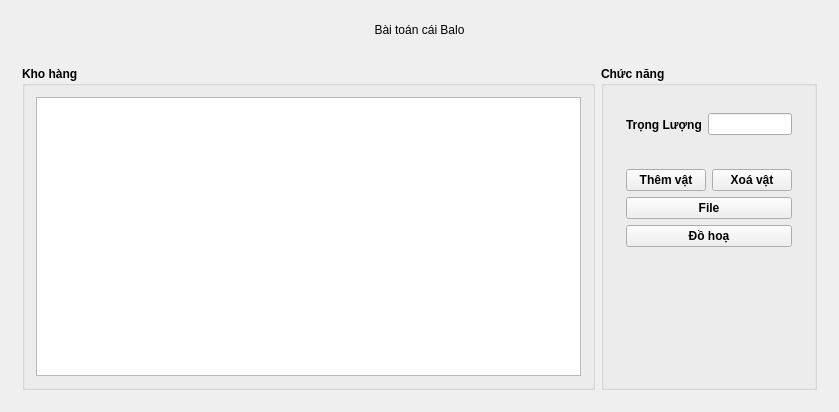
<?xml version="1.0" encoding="UTF-8"?>
<ui version="4.0">
 <class>MainWindow</class>
 <widget class="QMainWindow" name="MainWindow">
  <property name="geometry">
   <rect>
    <x>0</x>
    <y>0</y>
    <width>839</width>
    <height>412</height>
   </rect>
  </property>
  <property name="minimumSize">
   <size>
    <width>743</width>
    <height>412</height>
   </size>
  </property>
  <property name="maximumSize">
   <size>
    <width>16777215</width>
    <height>16777215</height>
   </size>
  </property>
  <property name="windowTitle">
   <string>Bài toán cái Balo</string>
  </property>
  <widget class="QWidget" name="centralWidget">
   <property name="maximumSize">
    <size>
     <width>16777215</width>
     <height>16777215</height>
    </size>
   </property>
   <layout class="QVBoxLayout" name="verticalLayout_2">
    <item>
     <widget class="graphic" name="widget" native="true">
      <property name="enabled">
       <bool>true</bool>
      </property>
      <property name="sizePolicy">
       <sizepolicy hsizetype="Preferred" vsizetype="Preferred">
        <horstretch>0</horstretch>
        <verstretch>1</verstretch>
       </sizepolicy>
      </property>
      <property name="autoFillBackground">
       <bool>true</bool>
      </property>
      <layout class="QHBoxLayout" name="horizontalLayout_3">
       <item>
        <widget class="QLabel" name="tieude">
         <property name="lineWidth">
          <number>1</number>
         </property>
         <property name="midLineWidth">
          <number>1</number>
         </property>
         <property name="text">
          <string>Bài toán cái Balo</string>
         </property>
         <property name="textFormat">
          <enum>Qt::AutoText</enum>
         </property>
         <property name="scaledContents">
          <bool>false</bool>
         </property>
         <property name="alignment">
          <set>Qt::AlignCenter</set>
         </property>
         <property name="wordWrap">
          <bool>false</bool>
         </property>
        </widget>
       </item>
      </layout>
     </widget>
    </item>
    <item>
     <widget class="QWidget" name="widget_2" native="true">
      <property name="sizePolicy">
       <sizepolicy hsizetype="Preferred" vsizetype="Preferred">
        <horstretch>0</horstretch>
        <verstretch>9</verstretch>
       </sizepolicy>
      </property>
      <layout class="QHBoxLayout" name="horizontalLayout">
       <item>
        <widget class="QGroupBox" name="groupBox_2">
         <property name="sizePolicy">
          <sizepolicy hsizetype="Preferred" vsizetype="Preferred">
           <horstretch>4</horstretch>
           <verstretch>0</verstretch>
          </sizepolicy>
         </property>
         <property name="font">
          <font>
           <weight>75</weight>
           <bold>true</bold>
          </font>
         </property>
         <property name="title">
          <string>Kho hàng</string>
         </property>
         <layout class="QVBoxLayout" name="verticalLayout_3">
          <item>
           <widget class="QTableWidget" name="tableWidget"/>
          </item>
         </layout>
        </widget>
       </item>
       <item>
        <widget class="QGroupBox" name="groupBox">
         <property name="sizePolicy">
          <sizepolicy hsizetype="Preferred" vsizetype="Preferred">
           <horstretch>1</horstretch>
           <verstretch>0</verstretch>
          </sizepolicy>
         </property>
         <property name="font">
          <font>
           <weight>75</weight>
           <bold>true</bold>
          </font>
         </property>
         <property name="title">
          <string>Chức năng</string>
         </property>
         <layout class="QVBoxLayout" name="verticalLayout">
          <item>
           <widget class="QWidget" name="widget_4" native="true">
            <property name="sizePolicy">
             <sizepolicy hsizetype="Preferred" vsizetype="Preferred">
              <horstretch>0</horstretch>
              <verstretch>2</verstretch>
             </sizepolicy>
            </property>
            <layout class="QHBoxLayout" name="horizontalLayout_2">
             <item>
              <widget class="QLabel" name="label_2">
               <property name="font">
                <font>
                 <weight>75</weight>
                 <bold>true</bold>
                </font>
               </property>
               <property name="text">
                <string>Trọng Lượng</string>
               </property>
              </widget>
             </item>
             <item>
              <widget class="QLineEdit" name="lineEdit"/>
             </item>
            </layout>
           </widget>
          </item>
          <item>
           <widget class="QWidget" name="widget_5" native="true">
            <property name="sizePolicy">
             <sizepolicy hsizetype="Preferred" vsizetype="Preferred">
              <horstretch>0</horstretch>
              <verstretch>8</verstretch>
             </sizepolicy>
            </property>
            <layout class="QGridLayout" name="gridLayout">
             <item row="4" column="0">
              <spacer name="verticalSpacer">
               <property name="orientation">
                <enum>Qt::Vertical</enum>
               </property>
               <property name="sizeHint" stdset="0">
                <size>
                 <width>20</width>
                 <height>40</height>
                </size>
               </property>
              </spacer>
             </item>
             <item row="0" column="0">
              <widget class="QPushButton" name="themvat">
               <property name="text">
                <string>Thêm vật</string>
               </property>
              </widget>
             </item>
             <item row="3" column="0" colspan="2">
              <widget class="QPushButton" name="dohoa">
               <property name="text">
                <string>Đồ hoạ</string>
               </property>
              </widget>
             </item>
             <item row="0" column="1">
              <widget class="QPushButton" name="xoavat">
               <property name="text">
                <string>Xoá vật</string>
               </property>
              </widget>
             </item>
             <item row="1" column="0" colspan="2">
              <widget class="QPushButton" name="file">
               <property name="text">
                <string>File</string>
               </property>
              </widget>
             </item>
            </layout>
           </widget>
          </item>
         </layout>
        </widget>
       </item>
      </layout>
     </widget>
    </item>
   </layout>
  </widget>
 </widget>
 <layoutdefault spacing="6" margin="11"/>
 <customwidgets>
  <customwidget>
   <class>graphic</class>
   <extends>QWidget</extends>
   <header>graphic.h</header>
   <container>1</container>
  </customwidget>
 </customwidgets>
 <resources/>
 <connections/>
</ui>
